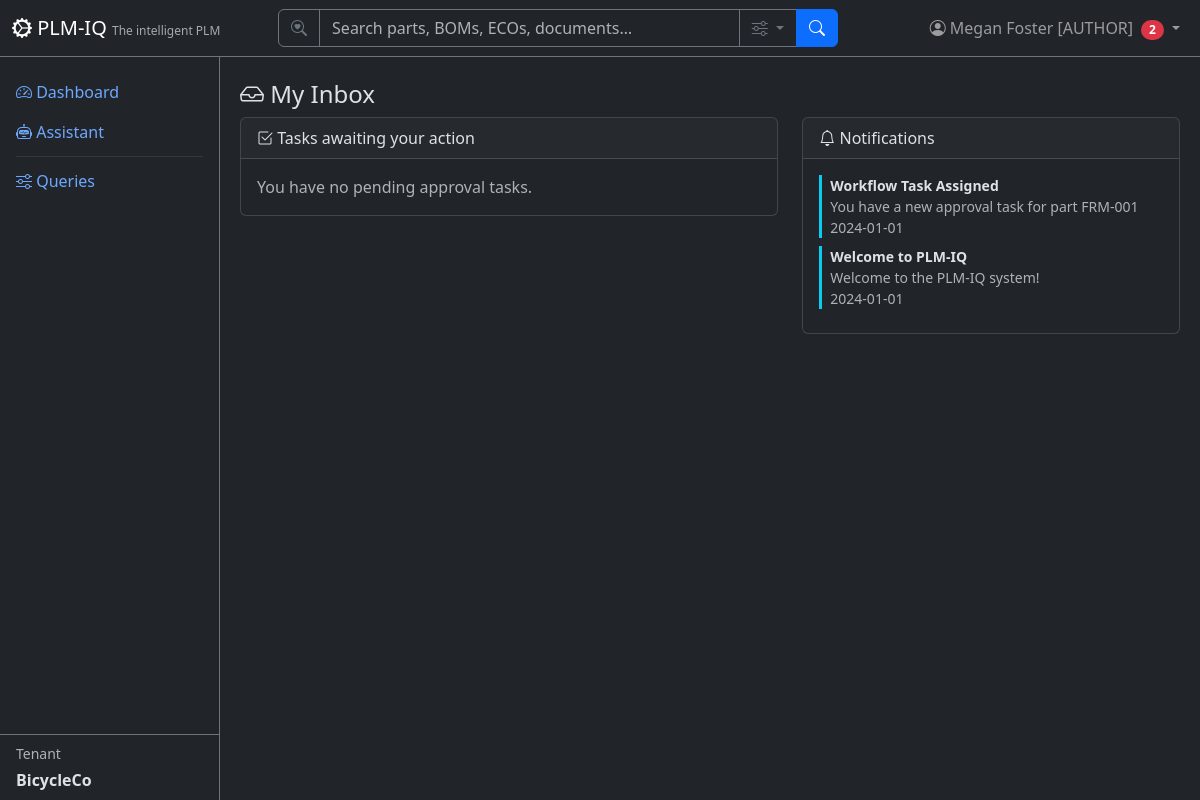
Before: /workflow/inbox (signed in) with the older database file.
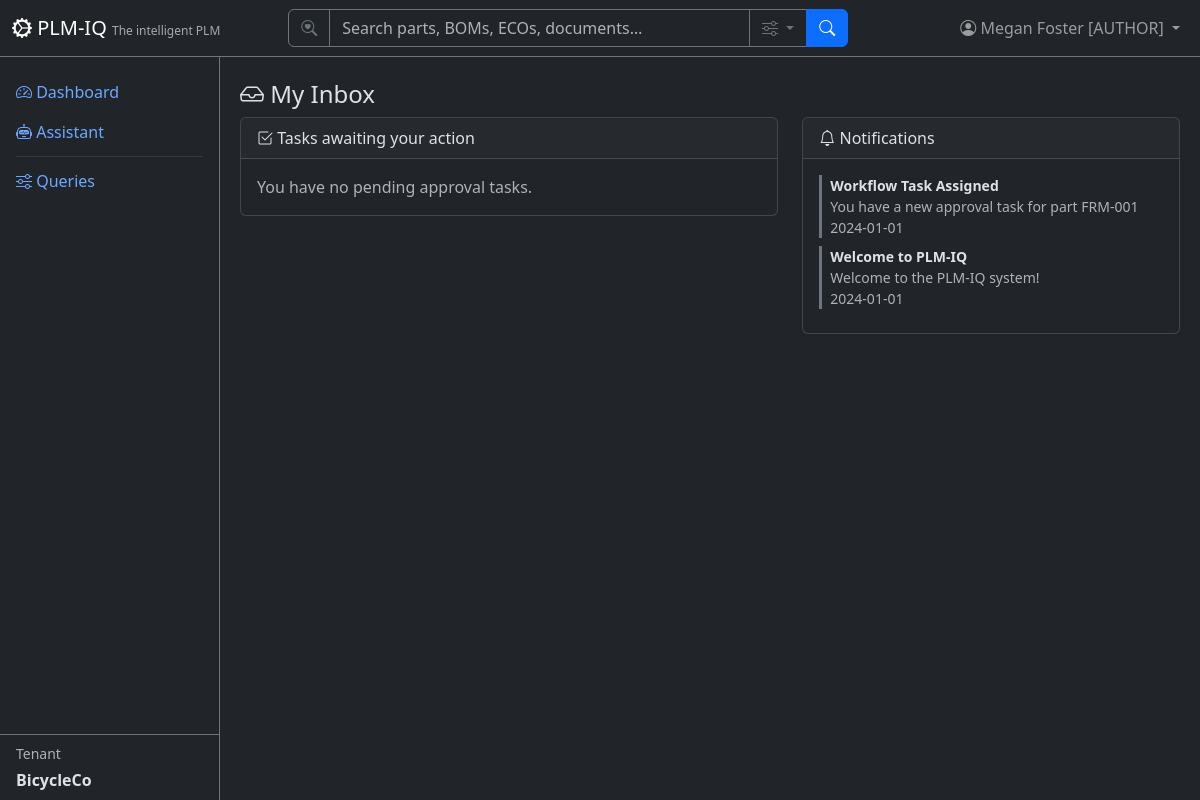
After: the same page with the newer database file.
### app/models/tenant_user.py (models this page shows)
class User(Base):
    __tablename__ = "users"
    user_id = Column("user_id", Integer, primary_key=True, autoincrement=True)
    username = Column("username", String, unique=True, nullable=True)
    full_name = Column("full_name", String, nullable=False)
    email = Column("email", String, unique=True, nullable=False)
    email_verified = Column("email_verified", Boolean, nullable=False, default=False)
    password_hash = Column("password_hash", String, nullable=False, default="")
    tenant_id = Column("tenant_id", Integer, ForeignKey("tenants.tenant_id"), nullable=False, default=1)
    tenant_key = Column("tenant_key", String, nullable=False)
    is_active = Column("is_active", Boolean, default=True)
    created_date = Column("created_date", String)
    role = Column("role", String, nullable=False, default="reader")
    tenant = relationship("Tenant", back_populates="users")
    favorites = relationship("Favorite", back_populates="user")

class Tenant(Base):
    __tablename__ = "tenants"
    tenant_id = Column("tenant_id", Integer, primary_key=True, autoincrement=True)
    tenant_name = Column("tenant_name", String, unique=True, nullable=False)
    tenant_key = Column("tenant_key", String, unique=True, nullable=False)
    tenant_secret = Column("tenant_secret", String, nullable=False, default="")
    subdomain = Column("subdomain", String, unique=True, nullable=True)
    description = Column("description", String)
    created_date = Column("created_date", String)
    role = Column("role", String, default="reader")
    is_active = Column("is_active", Boolean, default=True)
    git_username = Column("git_username", String, nullable=True)          # per-tenant Gitea user (owner of its repos)
    git_secret_enc = Column("git_secret_enc", String, nullable=True)      # Fernet-encrypted Gitea password/token
    git_cad_repo = Column("git_cad_repo", String, nullable=True)          # tenant's private CAD repo
    git_docs_repo = Column("git_docs_repo", String, nullable=True)        # tenant's private docs repo
    git_provisioned = Column("git_provisioned", Boolean, default=False)   # idempotent provisioning flag
    users = relationship("User", back_populates="tenant")
    parts = relationship("Part", back_populates="tenant")
    favorites = relationship("Favorite", back_populates="tenant")

### app/models/workflow.py (models this page shows)
class Notification(Base):
    __tablename__ = "notifications"
    __table_args__ = (
        Index("idx_notif_user_read", "user_id", "is_read"),
    )
    id = Column("id", Integer, primary_key=True, autoincrement=True)
    user_id = Column("user_id", Integer, ForeignKey("users.user_id"))
    type = Column("type", String)
    title = Column("title", String)
    message = Column("message", String)
    link = Column("link", String)
    is_read = Column("is_read", Boolean, default=False)
    created_at = Column("created_at", String)
    tenant_id = Column("tenant_id", Integer, ForeignKey("tenants.tenant_id"), nullable=False)
    tenant_key = Column("tenant_key", String, nullable=False)

### app/routers/workflow.py (the view)
@router.get("/inbox", response_class=HTMLResponse)
def inbox(request: Request, error: str = "", db: TenantScopedSession = Depends(get_tenant_db)):
    user = require_user(request, db)
    ctx = auth_context(request, db)
    tasks = (
        db.query(WorkflowTask)
        .filter(
            WorkflowTask.assigned_to == user.user_id,
            WorkflowTask.tenant_id == user.tenant_id,
            WorkflowTask.status == "PENDING",
        )
        .order_by(WorkflowTask.due_date.is_(None), WorkflowTask.due_date)
        .all()
    )
    notifs = (
        db.query(Notification)
        .filter(Notification.user_id == user.user_id, Notification.tenant_id == user.tenant_id)
        .order_by(Notification.created_at.desc())
        .all()
    )
    for n in notifs:
        n.is_read = True
    db.commit()
    return HTMLResponse(content=render(
        "workflow/inbox.html", **ctx, tasks=tasks, notifications=notifs, error=error,
    ))

### app/templates/workflow/inbox.html (shortened to what this page needs)
{% extends "base.html" %}
{% block content %}
<h4><i class="bi bi-inbox"></i> My Inbox</h4>
<div class="row">
    <div class="col-lg-7 mb-3">
        <div class="card">
            <div class="card-header"><i class="bi bi-check2-square"></i> Tasks awaiting your action</div>
            <div class="card-body">
                {% if not tasks %}
                <p class="text-muted mb-0">You have no pending approval tasks.</p>
                {% endif %}
            </div>
        </div>
    </div>
    <div class="col-lg-5 mb-3">
        <div class="card">
            <div class="card-header"><i class="bi bi-bell"></i> Notifications</div>
            <div class="card-body" style="max-height: 70vh; overflow-y: auto;">
                {% for n in notifications %}
                <div class="border-start border-3 {% if n.is_read %}border-secondary{% else %}border-info{% endif %} ps-2 mb-2">
                    <div class="fw-bold small">{{ n.title }}</div>
                    <div class="small text-muted">{{ n.message }}</div>
                    <div class="small text-muted">{{ n.created_at }}</div>
                </div>
                {% endfor %}
            </div>
        </div>
    </div>
</div>
{% endblock %}

### app/templates/base.html (shortened to what this page needs)
<!DOCTYPE html>
<html lang="en" data-bs-theme="dark">
<head>
    <link href="https://cdn.jsdelivr.net/npm/bootstrap@5.3.3/dist/css/bootstrap.min.css" rel="stylesheet">
    <link href="https://cdn.jsdelivr.net/npm/bootstrap-icons@1.11.3/font/bootstrap-icons.css" rel="stylesheet">
</head>
<body>
    <nav class="navbar navbar-expand-md navbar-dark bg-dark fixed-top border-bottom border-secondary">
        <div class="container-fluid">
            <a class="navbar-brand" href="/">
                <i class="bi bi-gear-wide-connected"></i> PLM-IQ
                <small class="d-none d-md-inline">The intelligent PLM</small>
            </a>
            <div class="collapse navbar-collapse" id="navMenu">
                {% if current_user %}
                <form class="d-flex mx-auto my-2 my-md-0" role="search" action="/search" method="get" style="width: 100%; max-width: 560px;">
                    <div class="input-group">
                        <span class="input-group-text bg-dark border-secondary text-secondary"><i class="bi bi-search-heart"></i></span>
                        <input type="search" name="q" class="form-control bg-dark text-light border-secondary" placeholder="Search parts, BOMs, ECOs, documents…" aria-label="Search">
                        <button class="btn btn-outline-secondary dropdown-toggle" type="button" data-bs-toggle="dropdown" data-bs-auto-close="outside" title="Search options">
                            <i class="bi bi-sliders"></i>
                        </button>
                        <button class="btn btn-primary" type="submit"><i class="bi bi-search"></i></button>
                    </div>
                </form>
                {% endif %}
                <ul class="navbar-nav ms-auto align-items-center">
                    {% if current_user %}
                    <li class="nav-item dropdown">
                        <a class="nav-link dropdown-toggle position-relative" href="#" role="button" data-bs-toggle="dropdown" aria-label="Profile Menu" title="Profile Menu">
                            <i class="bi bi-person-circle"></i>
                            <span class="d-none d-md-inline">{{ current_user.full_name }} [{{ current_user.role|upper if current_user.role else 'SUPERUSER' }}]</span>
                            {% if unread_count|default(0) > 0 %}<span class="badge bg-danger rounded-pill ms-1">{{ unread_count }}</span>{% endif %}
                        </a>
                    </li>
                    {% else %}
                    <li class="nav-item">
                        <a class="nav-link" href="/login"><i class="bi bi-box-arrow-in-right"></i> Sign In</a>
                    </li>
                    {% endif %}
                </ul>
            </div>
        </div>
    </nav>
    <div class="sidebar bg-dark border-end border-secondary pt-3">
        <ul class="nav nav-pills flex-column flex-grow-1 overflow-auto">
            <li class="nav-item">
                <a class="nav-link" href="/"><i class="bi bi-speedometer2"></i> Dashboard</a>
            </li>
            <li class="nav-item">
                <a class="nav-link" href="/assistant"><i class="bi bi-robot"></i> Assistant</a>
            </li>
            <li class="nav-item">
                <hr class="nav-divider my-1 mx-3 border-secondary">
            </li>
            <li class="nav-item">
                <a class="nav-link" href="/queries"><i class="bi bi-sliders"></i> Queries</a>
            </li>
        </ul>
        {% if current_tenant %}
        <div class="px-3 py-2 border-top border-secondary mt-auto">
            <div class="small text-muted mb-1">Tenant</div>
            <div class="fw-bold">{{ current_tenant.tenant_name }}</div>
        </div>
        {% endif %}
    </div>
    <div class="main-content">
        {% block content %}{% endblock %}
    </div>
</body>
</html>

### app/templates/base.html (style rules this page uses)
body { padding-top: 60px; }
.sidebar { position: fixed; top: 56px; bottom: 0; left: 0; width: 220px; overflow-y: auto; display: flex; flex-direction: column; }
.main-content { margin-left: 220px; padding: 20px; }
.navbar-brand small { font-size: 0.75rem; opacity: 0.6; }

Changed rows visible on the page:
changed Notification "Workflow Task Assigned": is_read False → True (drawn)
changed Notification "Welcome to PLM-IQ": is_read False → True (drawn)
Other visible differences:
{{ unread_count }}: "2" → (not shown)
